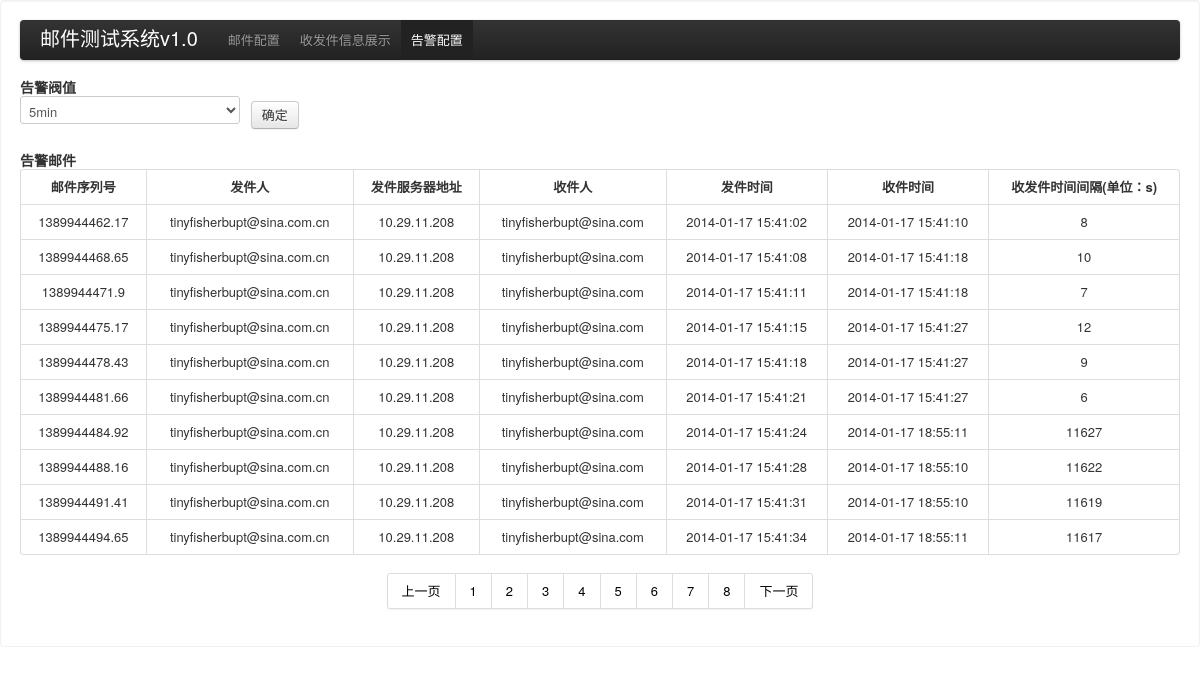
Screenshot of /mailtest/warn.php?page=3&warn_time=5 with the database file from the repository.
### tables this page shows
CREATE TABLE `mailtest` (
  `id` int(11) DEFAULT NULL,
  `seq` varchar(50) NOT NULL DEFAULT '',
  `senduser` varchar(50) DEFAULT NULL,
  `recuser` varchar(50) DEFAULT NULL,
  `sendserver` varchar(20) NOT NULL,
  `sendtime` datetime NOT NULL,
  `rectime` datetime NOT NULL,
  `timespace` int(11) NOT NULL,
  `warn` tinyint(1) NOT NULL,
  PRIMARY KEY (`seq`)
);

### mailtest/warn.php (the view, shortened to what this page needs)
<!DOCTYPE html>
<html lang="en">
<head>
     <link href="./bootstrap/css/bootstrap.css" rel="stylesheet">
</head>
<body onload="change()">
<div class="well">
<div class="navbar">
 <div class="navbar-inner">
   <div class="container">
        <a class="brand" href="#"> 邮件测试系统v1.0 </a>
		<ul class="nav">
        <li >
        <a href="index.php">邮件配置</a>
        </li>
        <li><a href="show.php">收发件信息展示</a></li>
        <li class="active"><a href="warn.php">告警配置</a></li>
        </ul>
   </div>
  </div>
</div>
<div>
<form action="warn.php" type="get">
	<div>
	<h4>告警阀值</h4>
	<select name="warn_time" id="warn_time" >
		<option value="5">5min</option>
	</select>
	&nbsp <button type="submit" class="btn" id="start" >确定</button>
	</div>
</form>
</div>
<div>
<div>
<h4>告警邮件</h4>
</div>
	<table class="table table-bordered">
	<tr>
	<th>邮件序列号</th>
	<th>发件人</th>
	<th>发件服务器地址</th>
	<th>收件人</th>
	<th>发件时间</th>
	<th>收件时间</th>
	<th>收发件时间间隔(单位：s)</th>
	</tr>
	<?php
	$warn_time=$_GET['warn_time'];
	$perNumber=10;
	$page=$_GET['page'];
	$count=mysql_query("select count(*) from mailtest where timespace > $warn_time");
	$rs=mysql_fetch_array($count);
	$totalNumber=$rs[0];
	$totalPage=ceil($totalNumber/$perNumber);
	$startCount=($page-1)*$perNumber;
	$result=mysql_query("select * from mailtest where timespace>$warn_time  limit $startCount,$perNumber");
	while ($row=mysql_fetch_array($result)) {
		  echo "<tr>";
		  echo "<td>" . $row['seq'] . "</td>";
		  echo "<td>" . $row['senduser'] . "</td>";
		  echo "<td>" . $row['sendserver'] . "</td>";
		  echo "<td>" . $row['recuser'] . "</td>";
		  echo "<td>" . $row['sendtime'] . "</td>";
		  echo "<td>" . $row['rectime'] . "</td>";
		  echo "<td>" . $row['timespace'] . "</td>";
		  echo "</tr>";
	}
?>
</table>
	</div>
	<div class="pagination" align="center">
	<ul>
	<?php
	if ($page != 1) {
	?>
		<li><a href="warn.php?page=<?php echo $page - 1;?>&warn_time=<?php  echo $warn_time; ?>">上一页</a></li>
	<?php
	}
	for ($i=1;$i<=$totalPage;$i++) {
	?>
		<li id="<?php echo $i ?>" ><a href="warn.php?page=<?php echo $i;?>&warn_time=<?php  echo $warn_time; ?>"><?php echo $i ;?></a></li>
	<?php
	}
	if ($page<$totalPage) {
	?>
		<li><a href="warn.php?page=<?php echo $page + 1;?>&warn_time=<?php  echo $warn_time; ?>">下一页</a></li>
	</ul>
	</div>
	<?php
	}
	?>
</div>
</body>

### rows the page displays
mailtest: seq "1389944462.17", senduser "tinyfisherbupt@sina.com.cn", sendserver "10.29.11.208", recuser "tinyfisherbupt@sina.com", sendtime "2014-01-17 15:41:02", rectime "2014-01-17 15:41:10", timespace "8"
mailtest: seq "1389944468.65", senduser "tinyfisherbupt@sina.com.cn", sendserver "10.29.11.208", recuser "tinyfisherbupt@sina.com", sendtime "2014-01-17 15:41:08", rectime "2014-01-17 15:41:18", timespace "10"
mailtest: seq "1389944471.9", senduser "tinyfisherbupt@sina.com.cn", sendserver "10.29.11.208", recuser "tinyfisherbupt@sina.com", sendtime "2014-01-17 15:41:11", rectime "2014-01-17 15:41:18", timespace "7"
mailtest: seq "1389944475.17", senduser "tinyfisherbupt@sina.com.cn", sendserver "10.29.11.208", recuser "tinyfisherbupt@sina.com", sendtime "2014-01-17 15:41:15", rectime "2014-01-17 15:41:27", timespace "12"
mailtest: seq "1389944478.43", senduser "tinyfisherbupt@sina.com.cn", sendserver "10.29.11.208", recuser "tinyfisherbupt@sina.com", sendtime "2014-01-17 15:41:18", rectime "2014-01-17 15:41:27", timespace "9"
mailtest: seq "1389944481.66", senduser "tinyfisherbupt@sina.com.cn", sendserver "10.29.11.208", recuser "tinyfisherbupt@sina.com", sendtime "2014-01-17 15:41:21", rectime "2014-01-17 15:41:27", timespace "6"
mailtest: seq "1389944484.92", senduser "tinyfisherbupt@sina.com.cn", sendserver "10.29.11.208", recuser "tinyfisherbupt@sina.com", sendtime "2014-01-17 15:41:24", rectime "2014-01-17 18:55:11", timespace "11627"
mailtest: seq "1389944488.16", senduser "tinyfisherbupt@sina.com.cn", sendserver "10.29.11.208", recuser "tinyfisherbupt@sina.com", sendtime "2014-01-17 15:41:28", rectime "2014-01-17 18:55:10", timespace "11622"
mailtest: seq "1389944491.41", senduser "tinyfisherbupt@sina.com.cn", sendserver "10.29.11.208", recuser "tinyfisherbupt@sina.com", sendtime "2014-01-17 15:41:31", rectime "2014-01-17 18:55:10", timespace "11619"
mailtest: seq "1389944494.65", senduser "tinyfisherbupt@sina.com.cn", sendserver "10.29.11.208", recuser "tinyfisherbupt@sina.com", sendtime "2014-01-17 15:41:34", rectime "2014-01-17 18:55:11", timespace "11617"
